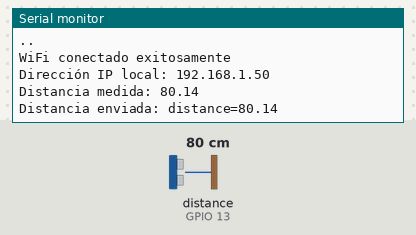
Bench run of a sketch on a simulated ESP32. On the bench: the last lines printed to the serial monitor. Wiring (inferred from the names in the program): ultrasonic range finder: trigger GPIO 12; echo GPIO 13. The inputs (shaded band) are chosen by the test bench; at power-on: distance to the obstacle (sensor on GPIO 13) 80 cm. The echo pulse lasts 58.3 µs per cm; WiFi joins after 1.5 s; servers stay silent unless stated.

Above: at 3.2 s.
3.3 s: distance to the obstacle (sensor on GPIO 13) set to 2 cm
At 4.36 s:
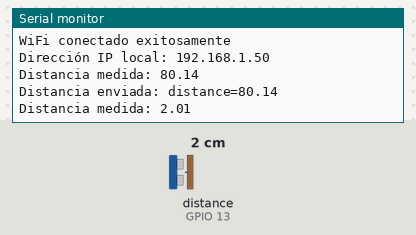
6.2 s: distance to the obstacle (sensor on GPIO 13) set to 4 cm
At 7.0 s:
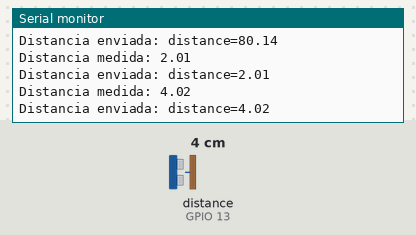
Timing chart, 0 to 9.2 s (numbered marks = the images above; inputs shaded):
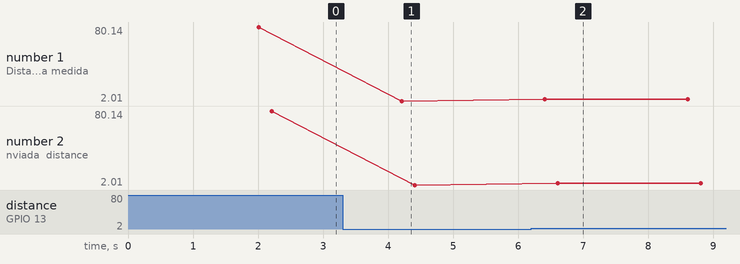

Measured:
- after the input at 3.3 s, the serial monitor: prints a new line after 0.91 s (image 1)
- after the input at 6.2 s, the serial monitor: prints a new line after 0.21 s (image 2)
- plotted number 1: 80.14 → 2.01 after the input at 3.3 s, 2.01 → 4.02 after the input at 6.2 s
- plotted number 2: 80.14 → 2.01 after the input at 3.3 s, 2.01 → 4.02 after the input at 6.2 s

The sketch:

SensorESP32.ino
```cpp
#include <WiFi.h>
#include "UltrasonicSensor.h"

const int trigPin = 12;
const int echoPin = 13;

UltrasonicSensor sensor(trigPin, echoPin);
const char* ssid = "COMTECO-N3715155";
const char* password = "AKQXC71347";

const char* serverAddress = "192.168.1.66";
int serverPort = 8000;

WiFiClient client;

// Función para conectar a la red Wi-Fi
void connectWiFi() {
  WiFi.begin(ssid, password);
  while (WiFi.status() != WL_CONNECTED) {
    delay(1000);
    Serial.print(".");
  }
  Serial.println("\nWiFi conectado exitosamente");
  Serial.print("Dirección IP local: ");
  Serial.println(WiFi.localIP());
}
void sendDistance(float distance) {
  if (!client.connect(serverAddress, serverPort)) {
    Serial.println("Fallo al conectar con el servidor");
    return;
  }

  // Enviar la distancia al servidor
  String data = "distance=" + String(distance);
  client.print(data);
  Serial.println("Distancia enviada: " + data);
  client.stop();
}

void setup() {
  Serial.begin(115200);
  connectWiFi();
}

void loop() {
  sensor.trigger();
  float distance = sensor.getDistance();
  Serial.print("Distancia medida: ");
  Serial.println(distance);
  sendDistance(distance);
  delay(2000);
}
```

UltrasonicSensor.cpp
```cpp
#include "UltrasonicSensor.h"


UltrasonicSensor::UltrasonicSensor(int trig, int echo) {
  trigPin = trig;
  echoPin = echo;
  pinMode(trigPin, OUTPUT);
  pinMode(echoPin, INPUT);
}


void UltrasonicSensor::trigger() {
  digitalWrite(trigPin, LOW);
  delayMicroseconds(2);
  digitalWrite(trigPin, HIGH);
  delayMicroseconds(10);
  digitalWrite(trigPin, LOW);
}

float UltrasonicSensor::getDistance() {
  duration = pulseIn(echoPin, HIGH);
  float distance = duration / 58.2;
  return distance;
}
```

UltrasonicSensor.h
```cpp
#ifndef ULTRASONIC_SENSOR_H
#define ULTRASONIC_SENSOR_H

#include <Arduino.h>

class UltrasonicSensor {
  private:
    int trigPin;
    int echoPin;
    long duration;

  public:
    UltrasonicSensor(int trig, int echo);
    void trigger();
    float getDistance();
};

#endif
```
